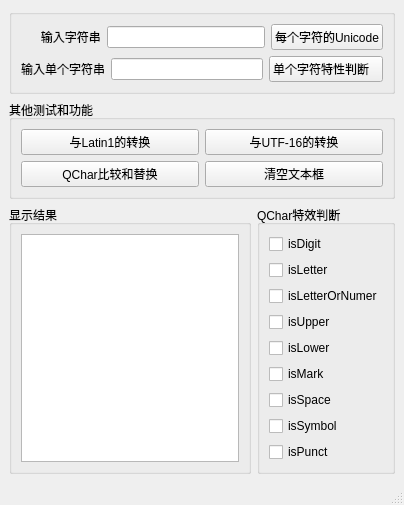
<?xml version="1.0" encoding="UTF-8"?>
<ui version="4.0">
 <class>MainWindow</class>
 <widget class="QMainWindow" name="MainWindow">
  <property name="geometry">
   <rect>
    <x>0</x>
    <y>0</y>
    <width>404</width>
    <height>494</height>
   </rect>
  </property>
  <property name="windowTitle">
   <string>MainWindow</string>
  </property>
  <widget class="QWidget" name="centralwidget">
   <layout class="QVBoxLayout" name="verticalLayout_2">
    <item>
     <widget class="QGroupBox" name="groupBox">
      <property name="title">
       <string/>
      </property>
      <layout class="QVBoxLayout" name="verticalLayout_4">
       <item>
        <layout class="QHBoxLayout" name="horizontalLayout_4">
         <item>
          <widget class="QLabel" name="label">
           <property name="text">
            <string>      输入字符串</string>
           </property>
          </widget>
         </item>
         <item>
          <widget class="QLineEdit" name="editStr"/>
         </item>
         <item>
          <widget class="QPushButton" name="btnGetChars">
           <property name="text">
            <string>每个字符的Unicode</string>
           </property>
          </widget>
         </item>
        </layout>
       </item>
       <item>
        <layout class="QHBoxLayout" name="horizontalLayout_5">
         <item>
          <widget class="QLabel" name="label_2">
           <property name="text">
            <string>输入单个字符串</string>
           </property>
          </widget>
         </item>
         <item>
          <widget class="QLineEdit" name="editChar"/>
         </item>
         <item>
          <widget class="QPushButton" name="btnCharJudge">
           <property name="text">
            <string>单个字符特性判断   </string>
           </property>
          </widget>
         </item>
        </layout>
       </item>
      </layout>
     </widget>
    </item>
    <item>
     <widget class="QGroupBox" name="groupBox_2">
      <property name="title">
       <string>其他测试和功能</string>
      </property>
      <layout class="QVBoxLayout" name="verticalLayout_3">
       <item>
        <layout class="QHBoxLayout" name="horizontalLayout_2">
         <item>
          <widget class="QPushButton" name="btnConvLatin1">
           <property name="text">
            <string>与Latin1的转换</string>
           </property>
          </widget>
         </item>
         <item>
          <widget class="QPushButton" name="btnConvUTF16">
           <property name="text">
            <string>与UTF-16的转换</string>
           </property>
          </widget>
         </item>
        </layout>
       </item>
       <item>
        <layout class="QHBoxLayout" name="horizontalLayout_3">
         <item>
          <widget class="QPushButton" name="btnCompare">
           <property name="text">
            <string>QChar比较和替换</string>
           </property>
          </widget>
         </item>
         <item>
          <widget class="QPushButton" name="btnClear">
           <property name="text">
            <string>清空文本框</string>
           </property>
          </widget>
         </item>
        </layout>
       </item>
      </layout>
     </widget>
    </item>
    <item>
     <layout class="QHBoxLayout" name="horizontalLayout" stretch="2,1">
      <item>
       <widget class="QGroupBox" name="groupBox_3">
        <property name="title">
         <string>显示结果</string>
        </property>
        <layout class="QHBoxLayout" name="horizontalLayout_6">
         <item>
          <widget class="QPlainTextEdit" name="plainTextEdit"/>
         </item>
        </layout>
       </widget>
      </item>
      <item>
       <widget class="QGroupBox" name="groupBox_4">
        <property name="title">
         <string>QChar特效判断</string>
        </property>
        <layout class="QVBoxLayout" name="verticalLayout">
         <item>
          <widget class="QCheckBox" name="chkDigit">
           <property name="text">
            <string>isDigit</string>
           </property>
          </widget>
         </item>
         <item>
          <widget class="QCheckBox" name="chkLetter">
           <property name="text">
            <string>isLetter</string>
           </property>
          </widget>
         </item>
         <item>
          <widget class="QCheckBox" name="chkLetterOrNumer">
           <property name="text">
            <string>isLetterOrNumer</string>
           </property>
          </widget>
         </item>
         <item>
          <widget class="QCheckBox" name="chkUpper">
           <property name="text">
            <string>isUpper</string>
           </property>
          </widget>
         </item>
         <item>
          <widget class="QCheckBox" name="chkLower">
           <property name="text">
            <string>isLower</string>
           </property>
          </widget>
         </item>
         <item>
          <widget class="QCheckBox" name="chkMark">
           <property name="text">
            <string>isMark</string>
           </property>
          </widget>
         </item>
         <item>
          <widget class="QCheckBox" name="chkSpace">
           <property name="text">
            <string>isSpace</string>
           </property>
          </widget>
         </item>
         <item>
          <widget class="QCheckBox" name="chkSymbol">
           <property name="text">
            <string>isSymbol</string>
           </property>
          </widget>
         </item>
         <item>
          <widget class="QCheckBox" name="chkPunct">
           <property name="text">
            <string>isPunct</string>
           </property>
          </widget>
         </item>
        </layout>
       </widget>
      </item>
     </layout>
    </item>
   </layout>
  </widget>
  <widget class="QMenuBar" name="menubar">
   <property name="geometry">
    <rect>
     <x>0</x>
     <y>0</y>
     <width>404</width>
     <height>21</height>
    </rect>
   </property>
  </widget>
  <widget class="QStatusBar" name="statusbar"/>
 </widget>
 <resources/>
 <connections/>
</ui>
